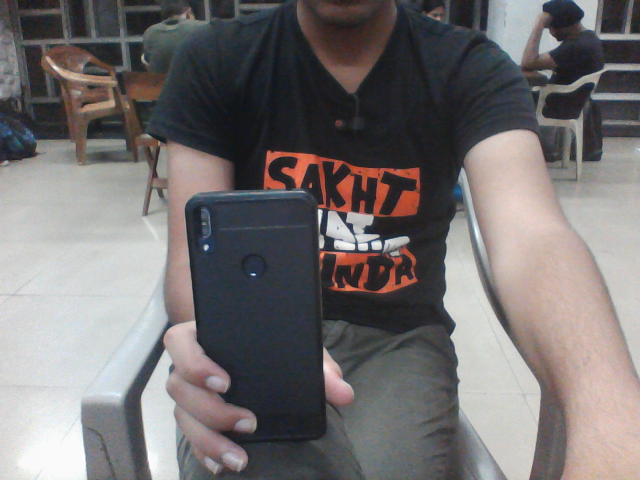
#> input picture image_0.png, 640 x 480 px
$ jupyter execute main.ipynb
#> lines starting #> are read from the running program, lines starting #| are printed output that depends on the picture; after the words box and inside, x2 and y2 are one past the last pixel; in counts of white or black regions, pixels touching at a corner belong together
[cell 1]
import cv2
import numpy as np

# disparity settings
window_size = 5
min_disp = 32
num_disp = 112-min_disp
stereo = cv2.StereoSGBM_create(
    minDisparity = min_disp,
    numDisparities = num_disp,
    uniquenessRatio = 5,
    speckleWindowSize = 100,
    speckleRange = 16,
    disp12MaxDiff = 1,
    P1 = 8*3*window_size**2,
    P2 = 32*3*window_size**2,
)

# morphology settings
kernel = np.ones((12,12),np.uint8)


# compute disparity


imgL = cv2.imread('image_0.png',0)
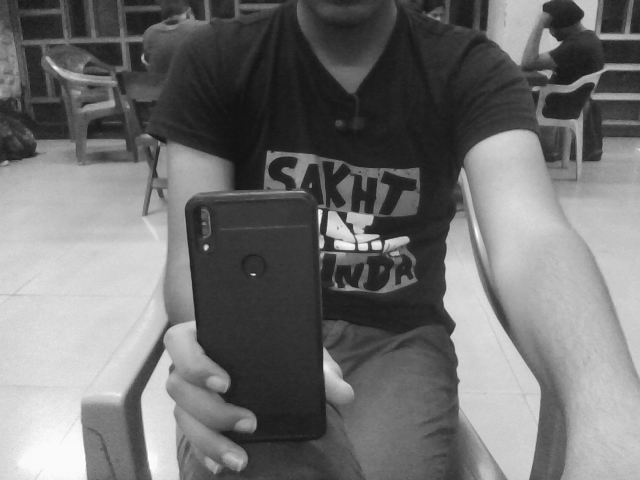
#> imgL: shape (480, 640); min 17, max 253, mean 113.4
imgR = cv2.imread('image_1.png',0)
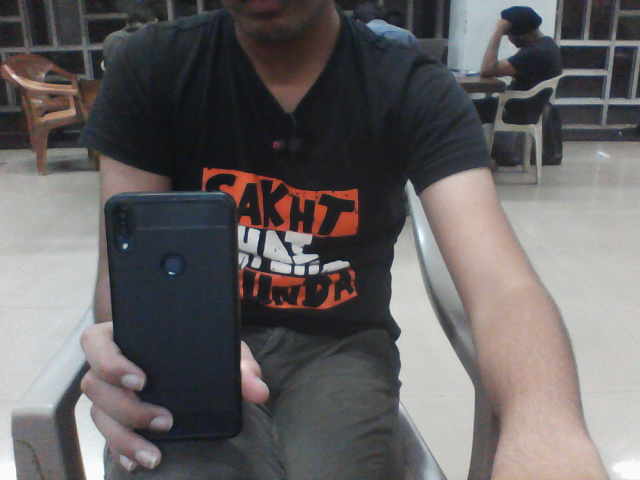
#> input picture image_1.png, 640 x 480 px
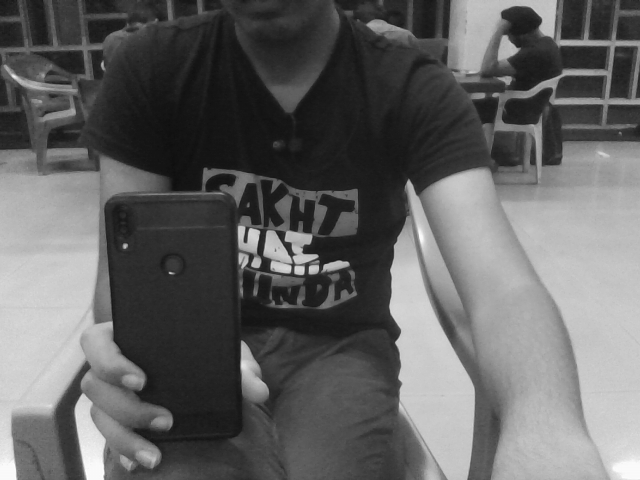
#> imgR: shape (480, 640); min 14, max 253, mean 99.1


disparity = stereo.compute(imgL,imgR).astype(np.float32) / 16.0
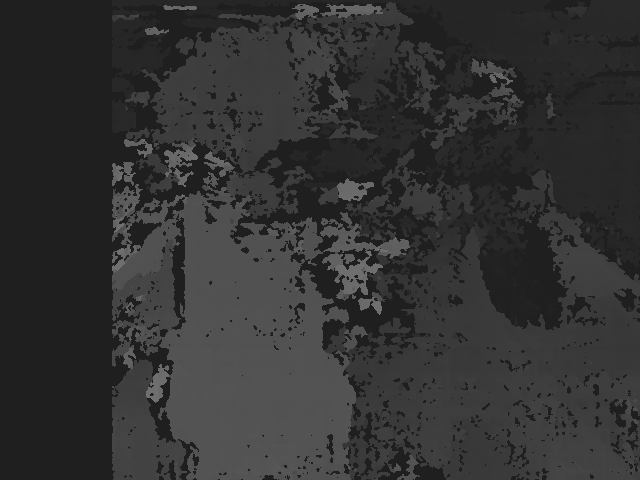
#> disparity: shape (480, 640) float32; min 31, max 111, mean 50.7
disparity = (disparity-min_disp)/num_disp
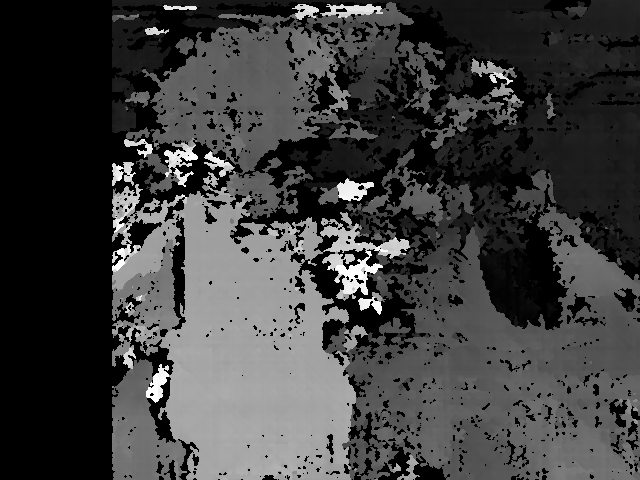
#> disparity: shape (480, 640) float32; min -0.0125, max 0.988, mean 0.233; drawn with min black and max white
# apply threshold
threshold = cv2.threshold(disparity, 0.6, 1.0, cv2.THRESH_BINARY)[1]
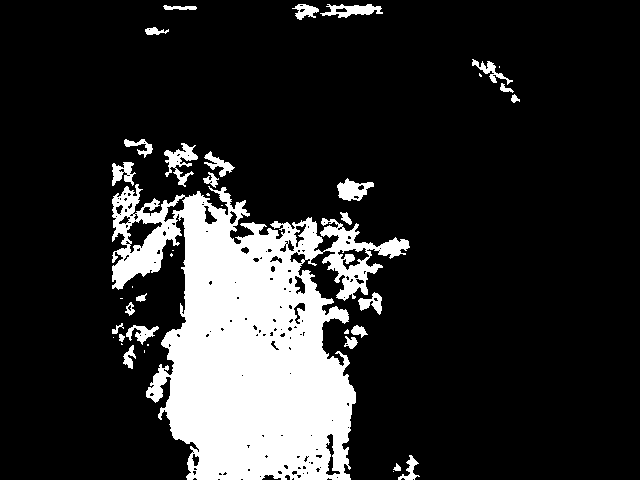
#> threshold: shape (480, 640) float32; values 0 (black) and 1 (white), 16.7% white; 40 white regions (14 under 20 px), largest, box (x1, y1, x2, y2) and area: (112, 184, 410, 480) 46304, (164, 143, 198, 187) 602, (337, 178, 374, 201) 490
# apply morphological transformation
morphology = cv2.morphologyEx(threshold, cv2.MORPH_OPEN, kernel)
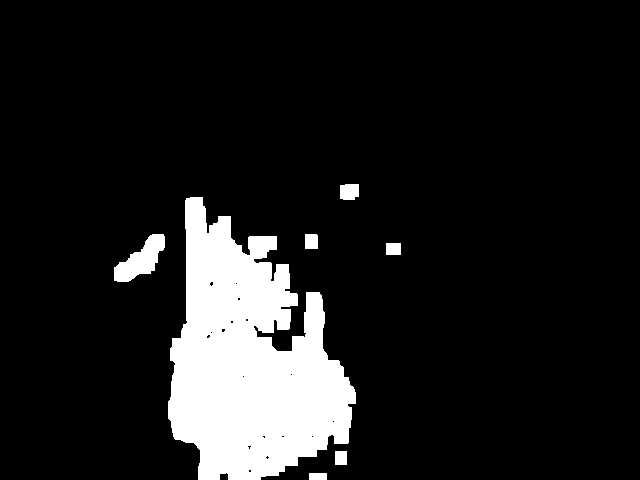
#> morphology: shape (480, 640) float32; values 0 (black) and 1 (white), 11.5% white; 7 white regions, largest, box (x1, y1, x2, y2) and area: (168, 197, 356, 480) 33270, (114, 234, 165, 282) 1248, (340, 184, 359, 200) 284
# show images
cv2.imshow('left eye', imgL)
cv2.imshow('right eye', imgR)
cv2.imshow('disparity', disparity)
cv2.imshow('threshold', threshold)
cv2.imshow('morphology', morphology)
cv2.waitKey(1)
